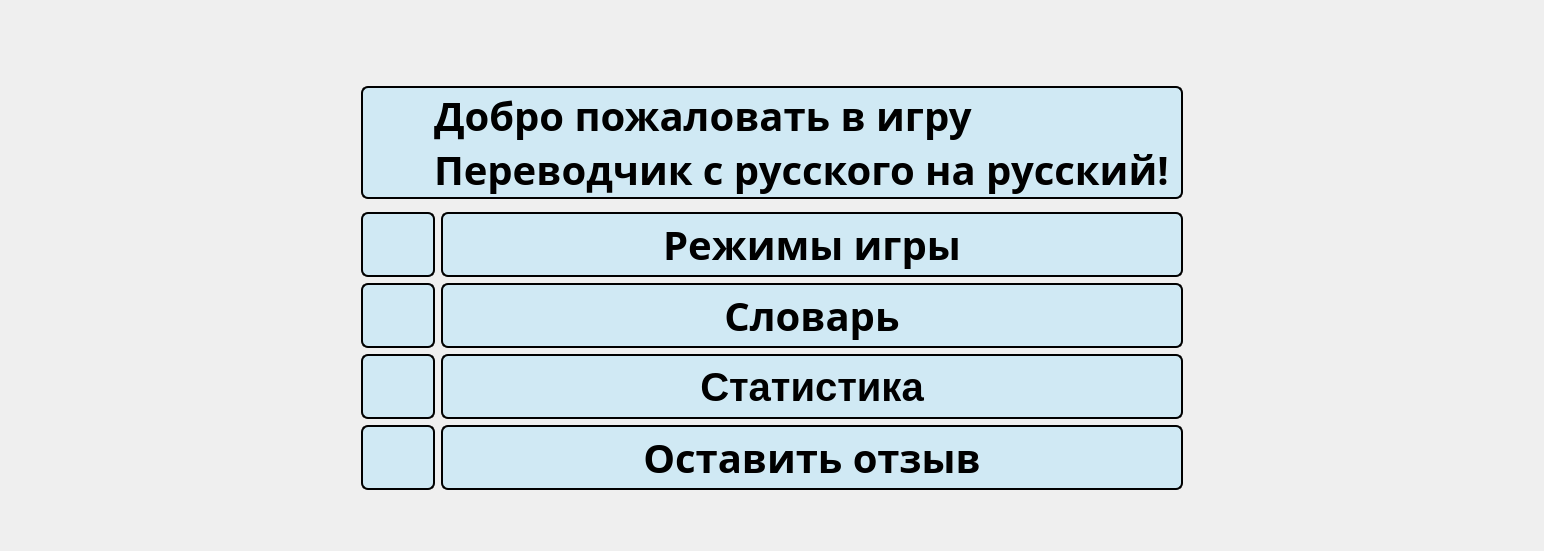
      <widget class="QWidget" name="main_menu">
       <property name="sizePolicy">
        <sizepolicy hsizetype="Expanding" vsizetype="Expanding">
         <horstretch>0</horstretch>
         <verstretch>0</verstretch>
        </sizepolicy>
       </property>
       <layout class="QVBoxLayout" name="verticalLayout_4">
        <item>
         <layout class="QVBoxLayout" name="verticalLayout_2" stretch="3,1,1,1,1">
          <property name="bottomMargin">
           <number>50</number>
          </property>
          <item>
           <layout class="QVBoxLayout" name="verticalLayout_6" stretch="2,1">
            <property name="leftMargin">
             <number>350</number>
            </property>
            <property name="topMargin">
             <number>75</number>
            </property>
            <property name="rightMargin">
             <number>350</number>
            </property>
            <item>
             <widget class="QLabel" name="label_8">
              <property name="sizePolicy">
               <sizepolicy hsizetype="Expanding" vsizetype="Expanding">
                <horstretch>0</horstretch>
                <verstretch>0</verstretch>
               </sizepolicy>
              </property>
              <property name="font">
               <font>
                <family>Comfortaa</family>
                <pointsize>-1</pointsize>
                <bold>true</bold>
               </font>
              </property>
              <property name="styleSheet">
               <string notr="true">color: black;
font-weight: bold;
font-size: 40px;
border: 2px solid black;
border-radius: 7px;
qproperty-alignment: 'AlignCenter';
text-align: left;
padding-left: 60px;
background-color: rgb(208, 233, 244);
</string>
              </property>
              <property name="text">
               <string>Добро пожаловать в игру
Переводчик с русского на русский!</string>
              </property>
             </widget>
            </item>
            <item>
             <spacer name="verticalSpacer_2">
              <property name="orientation">
               <enum>Qt::Orientation::Vertical</enum>
              </property>
              <property name="sizeHint" stdset="0">
               <size>
                <width>20</width>
                <height>40</height>
               </size>
              </property>
             </spacer>
            </item>
           </layout>
          </item>
          <item>
           <layout class="QHBoxLayout" name="horizontalLayout" stretch="1,10">
            <property name="spacing">
             <number>6</number>
            </property>
            <property name="leftMargin">
             <number>350</number>
            </property>
            <property name="rightMargin">
             <number>350</number>
            </property>
            <item>
             <widget class="QLabel" name="label_13">
              <property name="sizePolicy">
               <sizepolicy hsizetype="Expanding" vsizetype="Expanding">
                <horstretch>0</horstretch>
                <verstretch>0</verstretch>
               </sizepolicy>
              </property>
              <property name="styleSheet">
               <string notr="true">border: 2px solid black;
border-radius: 7px;
background-color: rgb(208, 233, 244);
</string>
              </property>
              <property name="text">
               <string/>
              </property>
              <property name="pixmap">
               <pixmap>:/icon/icons/play2.svg</pixmap>
              </property>
              <property name="alignment">
               <set>Qt::AlignmentFlag::AlignCenter</set>
              </property>
             </widget>
            </item>
            <item>
             <widget class="QPushButton" name="btn_gamemodes_2">
              <property name="sizePolicy">
               <sizepolicy hsizetype="Expanding" vsizetype="Expanding">
                <horstretch>0</horstretch>
                <verstretch>0</verstretch>
               </sizepolicy>
              </property>
              <property name="font">
               <font>
                <family>Comfortaa</family>
                <pointsize>-1</pointsize>
                <bold>true</bold>
               </font>
              </property>
              <property name="styleSheet">
               <string notr="true">QPushButton {
                color: black;
                font-weight: bold;
                font-size:40px;
                background-color: rgb(208, 233, 244);
                border: 2px solid black;
                border-radius: 7px;
            }

            QPushButton:hover {
                background-color: #d0dff4;
            } 
			QPushButton:pressed {
            	background-color: #1f6391;
        }</string>
              </property>
              <property name="text">
               <string>Режимы игры</string>
              </property>
              <property name="iconSize">
               <size>
                <width>24</width>
                <height>24</height>
               </size>
              </property>
             </widget>
            </item>
           </layout>
          </item>
          <item>
           <layout class="QHBoxLayout" name="horizontalLayout_2" stretch="1,10">
            <property name="spacing">
             <number>6</number>
            </property>
            <property name="leftMargin">
             <number>350</number>
            </property>
            <property name="rightMargin">
             <number>350</number>
            </property>
            <item>
             <widget class="QLabel" name="label_14">
              <property name="sizePolicy">
               <sizepolicy hsizetype="Expanding" vsizetype="Expanding">
                <horstretch>0</horstretch>
                <verstretch>0</verstretch>
               </sizepolicy>
              </property>
              <property name="styleSheet">
               <string notr="true">background-color: rgb(208, 233, 244);
border: 2px solid black;
border-radius: 7px;

</string>
              </property>
              <property name="text">
               <string/>
              </property>
              <property name="pixmap">
               <pixmap>:/icon/icons/dictionary.svg</pixmap>
              </property>
              <property name="alignment">
               <set>Qt::AlignmentFlag::AlignCenter</set>
              </property>
             </widget>
            </item>
            <item>
             <widget class="QPushButton" name="btn_dictionary_2">
              <property name="sizePolicy">
               <sizepolicy hsizetype="Expanding" vsizetype="Expanding">
                <horstretch>0</horstretch>
                <verstretch>0</verstretch>
               </sizepolicy>
              </property>
              <property name="font">
               <font>
                <family>Comfortaa</family>
                <pointsize>-1</pointsize>
                <bold>true</bold>
               </font>
              </property>
              <property name="styleSheet">
               <string notr="true">QPushButton {
                color: black;
                font-weight: bold;
                font-size:40px;
                background-color: rgb(208, 233, 244);
                border: 2px solid black;
                border-radius: 7px;

            }
            QPushButton:hover {
                background-color: #d0dff4;
            } 
			QPushButton:pressed {
            	background-color: #1f6391;
        }</string>
              </property>
              <property name="text">
               <string>Словарь</string>
              </property>
             </widget>
            </item>
           </layout>
          </item>
          <item>
           <layout class="QHBoxLayout" name="horizontalLayout_6" stretch="1,10">
            <property name="leftMargin">
             <number>350</number>
            </property>
            <property name="rightMargin">
             <number>350</number>
            </property>
            <item>
             <widget class="QLabel" name="label_7">
              <property name="sizePolicy">
               <sizepolicy hsizetype="Expanding" vsizetype="Expanding">
                <horstretch>0</horstretch>
                <verstretch>0</verstretch>
               </sizepolicy>
              </property>
              <property name="styleSheet">
               <string notr="true">background-color: rgb(208, 233, 244);
border: 2px solid black;
border-radius: 7px;

</string>
              </property>
              <property name="text">
               <string/>
              </property>
              <property name="pixmap">
               <pixmap>:/icon/icons/stats.svg</pixmap>
              </property>
              <property name="alignment">
               <set>Qt::AlignmentFlag::AlignCenter</set>
              </property>
             </widget>
            </item>
            <item>
             <widget class="QPushButton" name="btn_stats">
              <property name="sizePolicy">
               <sizepolicy hsizetype="Expanding" vsizetype="Expanding">
                <horstretch>0</horstretch>
                <verstretch>0</verstretch>
               </sizepolicy>
              </property>
              <property name="styleSheet">
               <string notr="true">QPushButton {
                color: black;
                font-weight: bold;
                font-size:40px;
                background-color: rgb(208, 233, 244);
                border: 2px solid black;
                border-radius: 7px;

            }
            QPushButton:hover {
                background-color: #d0dff4;
            } 
			QPushButton:pressed {
            	background-color: #1f6391;
        }</string>
              </property>
              <property name="text">
               <string>Статистика</string>
              </property>
             </widget>
            </item>
           </layout>
          </item>
          <item>
           <layout class="QHBoxLayout" name="horizontalLayout_3" stretch="1,10">
            <property name="spacing">
             <number>6</number>
            </property>
            <property name="leftMargin">
             <number>350</number>
            </property>
            <property name="rightMargin">
             <number>350</number>
            </property>
            <item>
             <widget class="QLabel" name="label_12">
              <property name="sizePolicy">
               <sizepolicy hsizetype="Expanding" vsizetype="Expanding">
                <horstretch>0</horstretch>
                <verstretch>0</verstretch>
               </sizepolicy>
              </property>
              <property name="styleSheet">
               <string notr="true">border: 2px solid black;
border-radius: 7px;
background-color: rgb(208, 233, 244);</string>
              </property>
              <property name="text">
               <string/>
              </property>
              <property name="pixmap">
               <pixmap>:/icon/icons/feedback.svg</pixmap>
              </property>
              <property name="alignment">
               <set>Qt::AlignmentFlag::AlignCenter</set>
              </property>
             </widget>
            </item>
            <item>
             <widget class="QPushButton" name="btn_feedback_2">
              <property name="sizePolicy">
               <sizepolicy hsizetype="Expanding" vsizetype="Expanding">
                <horstretch>0</horstretch>
                <verstretch>0</verstretch>
               </sizepolicy>
              </property>
              <property name="font">
               <font>
                <family>Comfortaa</family>
                <pointsize>-1</pointsize>
                <bold>true</bold>
               </font>
              </property>
              <property name="styleSheet">
               <string notr="true">QPushButton {
                color: black;
                font-weight: bold;
                font-size:40px;
                background-color: rgb(208, 233, 244);
                border: 2px solid black;
                border-radius: 7px;

            }
            QPushButton:hover {
                background-color: #d0dff4;
            } 
			QPushButton:pressed {
            	background-color: #1f6391;
        }</string>
              </property>
              <property name="text">
               <string>Оставить отзыв</string>
              </property>
             </widget>
            </item>
           </layout>
          </item>
         </layout>
        </item>
       </layout>
      </widget>
